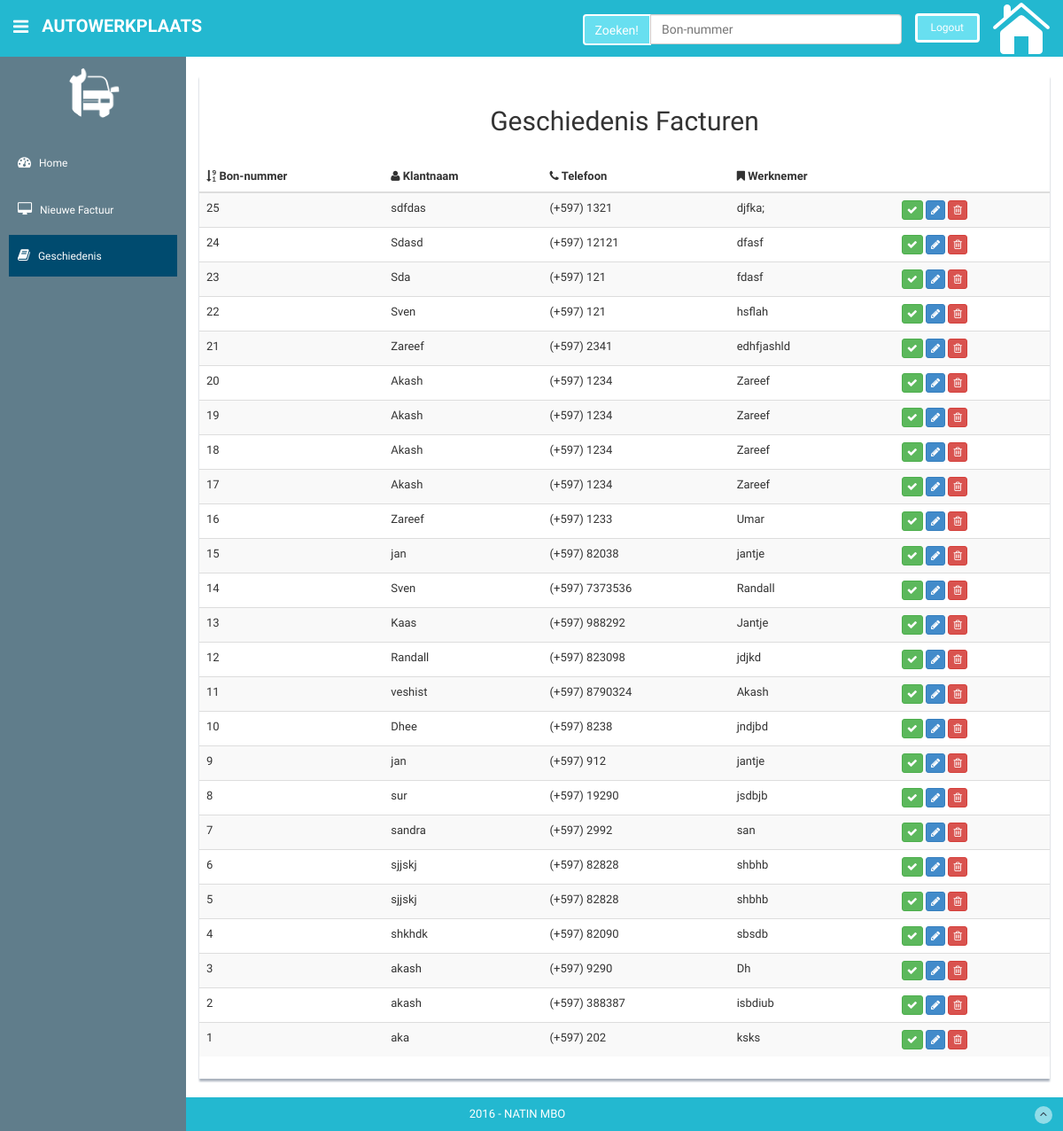
The app's page /Autowerkplaats/fact_bew.php with its own data.
### tables this page shows
CREATE TABLE `auto_rep` (
  `factuur_id` int(11) NOT NULL,
  `klant_naam` text NOT NULL,
  `telefoon_nummer` int(11) NOT NULL,
  `werknemer` text NOT NULL,
  `datum` date NOT NULL,
  `gew_manuur` int(11) NOT NULL,
  `uitg_werkz` text NOT NULL,
  `prijs` int(11) NOT NULL
);

### Autowerkplaats/assets/includes/gesch_oproep.php (the view)
<?php
include 'config.php';
$nama="(+597)";
    $sql = "SELECT * FROM auto_rep ORDER BY factuur_id DESC ";
                                        $result = $conn->query($sql);
                                            if ($result->num_rows > 0) {
                                                while($row = $result->fetch_assoc()) {
													$id_delete_n=$row["factuur_id"];
													$naam_form=$row["klant_naam"];
													$voornaam_form=$row["telefoon_nummer"];
													$geboortedatum_form=$row["werknemer"];
        echo   "
        			 <tr>
                                  <td>".$id_delete_n." </td>
                                  <td class='hidden-phone'>".$naam_form." </td>
                                  <td>".$nama. " ".$voornaam_form." </td>
                                  <td>".$geboortedatum_form."</td>
                                  <td>
                                      <button class='btn btn-success btn-xs'><i class='fa fa-check'></i></button>
                                      <button class='btn btn-primary btn-xs'><i class='fa fa-pencil'></i></button>
                                      <button class='btn btn-danger btn-xs'><i class='fa fa-trash-o' ></i></button>
                                  </td>
                              </tr>";
        										}
												}
                                             else {
                                            echo "<p class='category'>Oeps er zijn geen managers vastgelegd</p>";
                                            }
?>

### Autowerkplaats/assets/css/style.css (style rules this page uses)
body { background: #ffffff; font-family: 'Ruda', sans-serif; padding: 0px !important; margin: 0px !important; font-size:13px; }

### records on screen
auto_rep: factuur_id "25", klant_naam "sdfdas", telefoon_nummer "1321", werknemer "djfka;"
auto_rep: factuur_id "24", klant_naam "Sdasd", telefoon_nummer "12121", werknemer "dfasf"
auto_rep: factuur_id "23", klant_naam "Sda", telefoon_nummer "121", werknemer "fdasf"
auto_rep: factuur_id "22", klant_naam "Sven", telefoon_nummer "121", werknemer "hsflah"
auto_rep: factuur_id "21", klant_naam "Zareef", telefoon_nummer "2341", werknemer "edhfjashld"
auto_rep: factuur_id "20", klant_naam "Akash", telefoon_nummer "1234", werknemer "Zareef"
auto_rep: factuur_id "19", klant_naam "Akash", telefoon_nummer "1234", werknemer "Zareef"
auto_rep: factuur_id "18", klant_naam "Akash", telefoon_nummer "1234", werknemer "Zareef"
auto_rep: factuur_id "17", klant_naam "Akash", telefoon_nummer "1234", werknemer "Zareef"
auto_rep: factuur_id "16", klant_naam "Zareef", telefoon_nummer "1233", werknemer "Umar"
auto_rep: factuur_id "15", klant_naam "jan", telefoon_nummer "82038", werknemer "jantje"
auto_rep: factuur_id "14", klant_naam "Sven", telefoon_nummer "7373536", werknemer "Randall"
auto_rep: factuur_id "13", klant_naam "Kaas", telefoon_nummer "988292", werknemer "Jantje"
auto_rep: factuur_id "12", klant_naam "Randall", telefoon_nummer "823098", werknemer "jdjkd"
auto_rep: factuur_id "11", klant_naam "veshist", telefoon_nummer "8790324", werknemer "Akash"
auto_rep: factuur_id "10", klant_naam "Dhee", telefoon_nummer "8238", werknemer "jndjbd"
auto_rep: factuur_id "9", klant_naam "jan", telefoon_nummer "912", werknemer "jantje"
auto_rep: factuur_id "8", klant_naam "sur", telefoon_nummer "19290", werknemer "jsdbjb"
auto_rep: factuur_id "7", klant_naam "sandra", telefoon_nummer "2992", werknemer "san"
auto_rep: factuur_id "6", klant_naam "sjjskj", telefoon_nummer "82828", werknemer "shbhb"
auto_rep: factuur_id "5", klant_naam "sjjskj", telefoon_nummer "82828", werknemer "shbhb"
auto_rep: factuur_id "4", klant_naam "shkhdk", telefoon_nummer "82090", werknemer "sbsdb"
auto_rep: factuur_id "3", klant_naam "akash", telefoon_nummer "9290", werknemer "Dh"
auto_rep: factuur_id "2", klant_naam "akash", telefoon_nummer "388387", werknemer "isbdiub"
auto_rep: factuur_id "1", klant_naam "aka", telefoon_nummer "202", werknemer "ksks"
